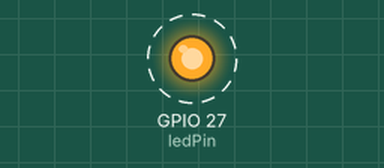
This sketch was run on a simulated ESP32. Shown: output pins drawn as LEDs (lit = HIGH). Dashed ring = blinking. What the sketch prints to the serial monitor is not drawn.

Above: at 0.2 s.
Timing chart, 0 to 3.0 s (numbered marks = the images above):
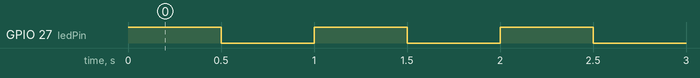

Measured:
- by itself, GPIO 27 (ledPin): alternates HIGH for 0.50 s and LOW for 0.50 s

The sketch:

LEDExternalBlink.ino
```cpp
/***
 * LED Blinking
 */


const int ledPin = 27;
void setup() {
  // setup pin 5 as a digital output pin
  pinMode (ledPin, OUTPUT);
}
void loop() {
  digitalWrite (ledPin, HIGH);	// turn on the LED
  Serial.println("LED ON");
  delay(500);	// wait for half a second or 500 milliseconds
  digitalWrite (ledPin, LOW);	// turn off the LED
  Serial.println("LED OFF");
  delay(500);	// wait for half a second or 500 milliseconds
}
```
